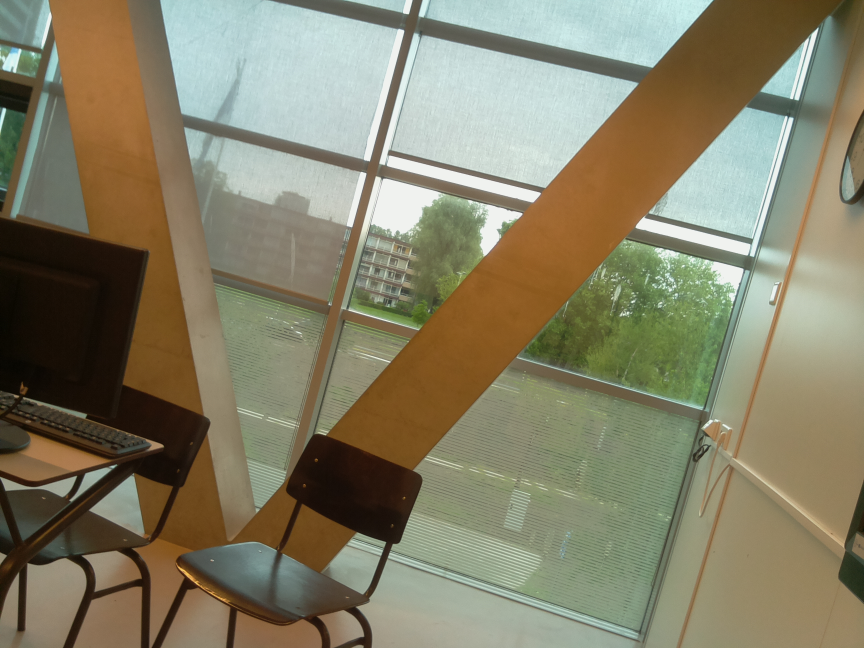
#> input picture OpenCV/BeautifulTraffic.jpg, 2592 x 1944 px (shown at 1/3 size)
$ python Rasppi.py
#> lines starting #> are read from the running program, lines starting #| are printed output that depends on the picture
import cv2
import numpy

myframe =cv2.imread('BeautifulTraffic.jpg')
#> myframe is the input picture: shape (1944, 2592, 3); mean B, G, R 103.9, 128.3, 133

myframe =cv2.resize(myframe, (800,600))
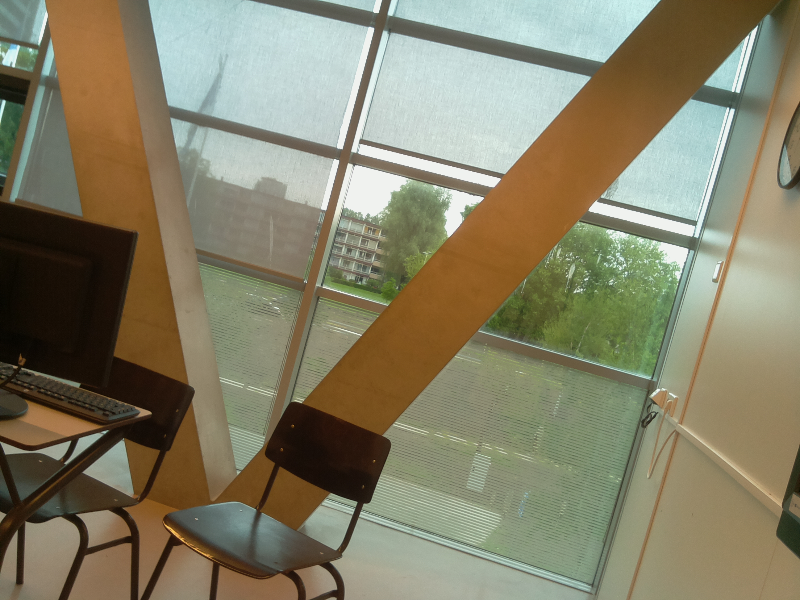
#> myframe: shape (600, 800, 3); mean B, G, R 103.8, 128.2, 132.9
grey = cv2.cvtColor(myframe, cv2.COLOR_BGR2GRAY)
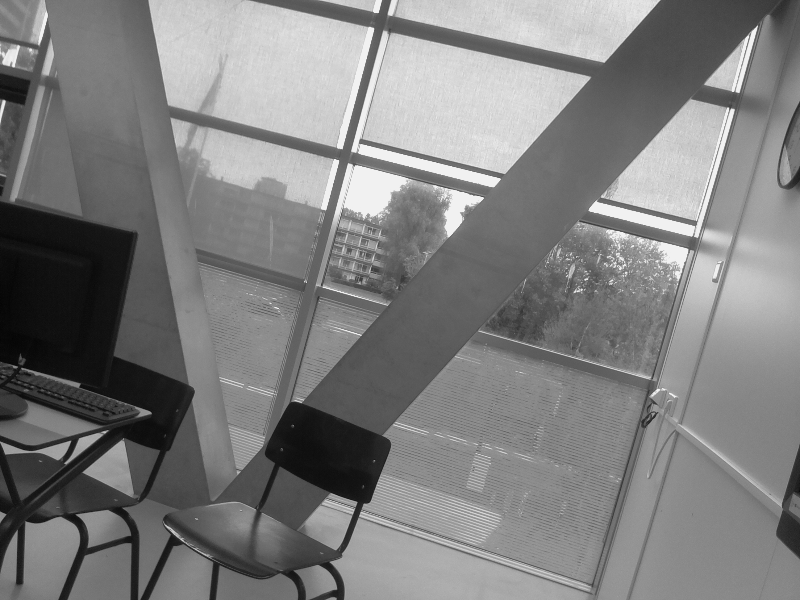
#> grey: shape (600, 800); min 3, max 242, mean 126.8

cv2.imshow('frame', grey)

k = cv2.waitKey(0)
#> (key Esc is pressed here)
cv2.destroyAllWindows()
